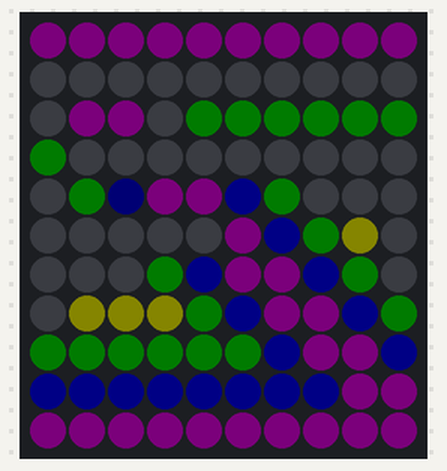
Simulated run of this sketch. Board: Arduino Nano, built with avr-gcc and run on an emulated ATmega328P. Parts: 10×11 RGB LED matrix (first LED top left, wired row by row). Dim RGB values are drawn brighter than linear; the local clock reads 2024-03-15 10:24:30 at power-on unless the sketch sets it.

Above: at 0.1 s.
At 30.1 s:
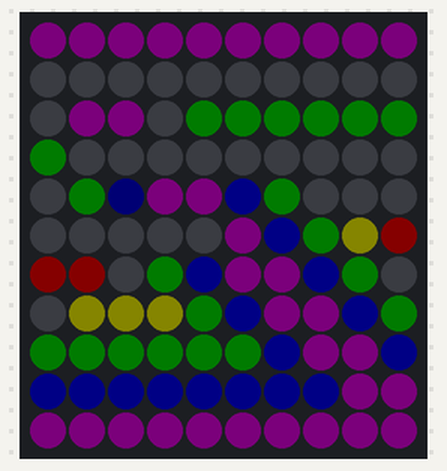

The sketch:

addressable_LED_display_clock.ino
```cpp
#include <RTClib.h>

#include <FastLED.h> // http://fastled.io/docs/3.1/functions.html

RTC_DS1307 rtc;

uint8_t start_month = (11 - 1);  // 0-11
uint8_t start_day = (17 - 1);  // 0-30
uint8_t start_hour = 22;  // 0-23
uint8_t start_minute = 18;  // 0-59
uint8_t start_second = 0;  // 0-59

uint64_t period_1s_ms = 1000ULL;  // must be at least 1

#define s_per_minute (60ULL)
#define s_per_hour (s_per_minute * 60ULL)
#define s_per_day (s_per_hour * 24ULL)
#define s_per_year (s_per_day * 365ULL)

#define for_range(counter, less_than) for (size_t counter = 0; counter < less_than; counter++)

#define WIDTH    10UL
#define HEIGHT   11UL
#define BOTTOM   0UL
#define LEFT     0UL
#define TOP      (HEIGHT - 1UL)
#define RIGHT    (WIDTH - 1UL)
#define NUM_LEDS (WIDTH * HEIGHT)

#define LED_PIN     2
#define BRIGHTNESS  32 // MAX 38 for 1A for 110 LEDs white, diode on nano USB 5V rated for 1A

CRGB leds[NUM_LEDS];
#define xy(x, y) (((x) % 2) ? (HEIGHT * ((x) + 1)) - (y) - 1 : (y) + (HEIGHT * (x))) // serpentine layout, origin at bottom left
#define led(x, y) leds[xy(x, y)]

CRGB on = CRGB::White;
CRGB off = CRGB::Black;
#define ledOn(x, y) led((x), (y)) = on
#define ledOff(x, y) led((x), (y)) = off
#define isLedOn(x, y) led((x), (y)) != off
#define isLedOff(x, y) led((x), (y)) == off

DateTime now;
DateTime year_start;
uint32_t s_this_year;
uint32_t s_this_month;
uint32_t s_this_day;
uint32_t s_this_hour;
uint32_t s_this_minute;
uint64_t ms_this_second;
uint64_t loop_millis;
uint64_t loop_seconds;
uint64_t prev_loop_seconds;
uint8_t month;
uint32_t days_per_month[12] = {31, 28, 31, 30, 31, 30, 31, 31, 30, 31, 30, 31};
uint32_t s_per_month[12];
#define n_leds(ring) (WIDTH - 2 * ring) * 2 + (HEIGHT - 2 * (ring + 1)) * 2
const uint8_t n_year_leds = n_leds(0);
const uint8_t n_month_leds = n_leds(1);
const uint8_t n_day_leds = n_leds(2);
const uint8_t n_hour_leds = n_leds(3);
const uint8_t n_minute_leds = n_leds(4);
CRGB * year_leds[n_year_leds] = {
  &led(5, 10), &led(6, 10), &led(7, 10), &led(8, 10), &led(9, 10),
  &led(9, 9), &led(9, 8), &led(9, 7), &led(9, 6), &led(9, 5), &led(9, 4), &led(9, 3), &led(9, 2), &led(9, 1), &led(9, 0),
  &led(8, 0), &led(7, 0), &led(6, 0), &led(5, 0), &led(4, 0), &led(3, 0), &led(2, 0), &led(1, 0), &led(0, 0),
  &led(0, 1), &led(0, 2), &led(0, 3), &led(0, 4), &led(0, 5), &led(0, 6), &led(0, 7), &led(0, 8), &led(0, 9), &led(0, 10),
  &led(1, 10), &led(2, 10), &led(3, 10), &led(4, 10)
};
CRGB * month_leds[n_month_leds] = {
  &led(5, 9), &led(6, 9), &led(7, 9), &led(8, 9),
  &led(8, 8), &led(8, 7), &led(8, 6), &led(8, 5), &led(8, 4), &led(8, 3), &led(8, 2), &led(8, 1),
  &led(7, 1), &led(6, 1), &led(5, 1), &led(4, 1), &led(3, 1), &led(2, 1), &led(1, 1),
  &led(1, 2), &led(1, 3), &led(1, 4), &led(1, 5), &led(1, 6), &led(1, 7), &led(1, 8), &led(1, 9),
  &led(2, 9), &led(3, 9), &led(4, 9)
};
CRGB * day_leds[n_day_leds] = {
  &led(5, 8), &led(6, 8), &led(7, 8),
  &led(7, 7), &led(7, 6), &led(7, 5), &led(7, 4), &led(7, 3), &led(7, 2),
  &led(6, 2), &led(5, 2), &led(4, 2), &led(3, 2), &led(2, 2),
  &led(2, 3), &led(2, 4), &led(2, 5), &led(2, 6), &led(2, 7), &led(2, 8),
  &led(3, 8), &led(4, 8)
};
CRGB * hour_leds[n_hour_leds] = {
  &led(5, 7), &led(6, 7),
  &led(6, 6), &led(6, 5), &led(6, 4), &led(6, 3),
  &led(5, 3), &led(4, 3), &led(3, 3),
  &led(3, 4), &led(3, 5), &led(3, 6), &led(3, 7),
  &led(4, 7)
};
CRGB * minute_leds[n_minute_leds] = {
  &led(5, 6),
  &led(5, 5), &led(5, 4),
  &led(4, 4),
  &led(4, 5), &led(4, 6)
};

void light_leds(CRGB **x_leds, const CRGB& colour, uint32_t seconds_this_x, uint32_t seconds_per_x, uint32_t n_x_leds, uint32_t s_this_day)
{
  static uint32_t led_i, intensity, intensity_timed, seconds_per_led, leds_to_light;
  static uint32_t intensity_max = 1000UL;
  static uint32_t intensity_min = intensity_max / 8UL;
  static CRGB colour_timed;

  seconds_per_led = seconds_per_x / n_x_leds;
  leds_to_light = (n_x_leds * seconds_this_x) / seconds_per_x;
  intensity_timed = map(
    (s_this_day < (s_per_day / 2UL) ? s_this_day : s_per_day - s_this_day),
    0UL, s_per_day / 2UL,
    intensity_min, intensity_max
  );
  colour_timed = CRGB(
    map(intensity_timed, 0UL, intensity_max, 0UL, colour.red),
    map(intensity_timed, 0UL, intensity_max, 0UL, colour.green),
    map(intensity_timed, 0UL, intensity_max, 0UL, colour.blue)
  );

  for (led_i = 0; led_i < leds_to_light; led_i++)
  {
    *x_leds[led_i] = colour_timed;
  }

  if (leds_to_light < n_x_leds)
  {
    intensity = map(seconds_this_x % seconds_per_led, 0UL, seconds_per_led - 1UL, 0UL, intensity_timed);
    intensity = (intensity * intensity) / intensity_timed;

    *x_leds[leds_to_light] = CRGB(
      map(intensity, 0UL, intensity_max, 0UL, colour.red),
      map(intensity, 0UL, intensity_max, 0UL, colour.green),
      map(intensity, 0UL, intensity_max, 0UL, colour.blue)
    );
  }
}

void setup()
{
  Serial.begin(115200);

  if (rtc.isrunning()) {
    rtc.adjust(DateTime(F(__DATE__), F(__TIME__)));
  }

  FastLED.addLeds<WS2811, LED_PIN, GRB>(leds, NUM_LEDS);
  randomSeed(analogRead(0));
  FastLED.setBrightness(BRIGHTNESS);

  for (month = 0; month < 12; month++)
  {
    s_per_month[month] = days_per_month[month] * s_per_day;
  }

  now = rtc.now();
  year_start = DateTime(now.year(), 1, 1, 0, 0, 0);
//  s_this_year = (now - year_start).totalseconds();

  s_this_year = start_day * s_per_day + start_hour * s_per_hour + start_minute * s_per_minute + start_second;
  for (month = 0; month < start_month; month++)
  {
    s_this_year += s_per_month[month];
  }
}

void loop()
{
  loop_millis = millis();
  loop_seconds = loop_millis / period_1s_ms;
  ms_this_second = loop_millis % period_1s_ms;

//  now = rtc.now();
//  if (now.year() != year_start.year())
//  {
//    year_start = DateTime(now.year(), 1, 1, 0, 0, 0);
//  }
//  s_this_year = (now - year_start).totalseconds();

  if (loop_seconds != prev_loop_seconds)
  {
    s_this_year = (s_this_year + 1) % s_per_year;
  }

  s_this_month = s_this_year;
  month = 0;
  while (s_this_month >= s_per_month[month])
  {
    s_this_month -= s_per_month[month];
    month++;
  }
  month--;
  s_this_day = s_this_year % s_per_day;
  s_this_hour = s_this_year % s_per_hour;
  s_this_minute = s_this_year % s_per_minute;

  clearLeds();

  light_leds(year_leds, CRGB::Purple, s_this_year, s_per_year, n_year_leds, s_this_day);
  light_leds(month_leds, CRGB::Blue, s_this_month, s_per_month[month], n_month_leds, s_this_day);
  light_leds(day_leds, CRGB::Green, s_this_day, s_per_day, n_day_leds, s_this_day);
  light_leds(hour_leds, CRGB::Yellow, s_this_hour, s_per_hour, n_hour_leds, s_this_day);
  light_leds(minute_leds, CRGB::Red, s_this_minute * period_1s_ms + ms_this_second, s_per_minute * period_1s_ms, n_minute_leds, s_this_day);

  FastLED.show();

  prev_loop_seconds = loop_seconds;

//  Serial.print(s_this_year);
//  Serial.print(":");
//  Serial.print(s_this_month);
//  Serial.print(":");
//  Serial.print(s_this_day);
//  Serial.print(":");
//  Serial.print(s_this_hour);
//  Serial.print(":");
//  Serial.print(s_this_minute);
//  Serial.print("\n");
}
```

letters.ino
```cpp
#include <FastLED.h> // http://fastled.io/docs/3.1/functions.html

typedef struct letter {
  char c;
  uint8_t lines[5];
  uint8_t width;
} letter_t;

#define makeLetter(ch, l1, l2, l3, l4, l5, w) {.c = ch, .lines = {0b##l5, 0b##l4, 0b##l3, 0b##l2, 0b##l1}, .width = w}

letter_t empty_letter = makeLetter('\0', 111, 111, 111, 111, 111, 3);
const letter_t letters[] = {
  makeLetter(' ', 0, 0, 0, 0, 0, 1),
  empty_letter, // !
  empty_letter, // "
  empty_letter, // #
  empty_letter, // $
  empty_letter, // %
  empty_letter, // &
  empty_letter, // '
  empty_letter, // (
  empty_letter, // )
  empty_letter, // *
  makeLetter('+', 000, 010, 111, 010, 000, 3),
  empty_letter, // ,
  empty_letter, // -
  empty_letter, // .
  empty_letter, // /
//  makeLetter('0', 010, 101, 101, 101, 010, 3),
//  makeLetter('1', 010, 010, 010, 010, 010, 3),
//  makeLetter('2', 110, 001, 010, 100, 111, 3),
//  makeLetter('3', 111, 001, 110, 001, 111, 3),
//  makeLetter('4', 101, 101, 111, 001, 001, 3),
//  makeLetter('5', 111, 100, 110, 001, 110, 3),
//  makeLetter('6', 011, 100, 110, 101, 010, 3),
//  makeLetter('7', 111, 001, 001, 001, 001, 3),
//  makeLetter('8', 010, 101, 010, 101, 111, 3),
//  makeLetter('9', 010, 101, 011, 001, 110, 3),
// --- dice numbers
  makeLetter('0', 000, 000, 000, 000, 000, 3),
  makeLetter('1', 000, 000, 010, 000, 000, 3),
  makeLetter('2', 000, 000, 101, 000, 000, 3),
  makeLetter('3', 000, 000, 111, 000, 000, 3),
  makeLetter('4', 000, 101, 000, 101, 000, 3),
  makeLetter('5', 000, 101, 010, 101, 000, 3),
  makeLetter('6', 000, 101, 101, 101, 000, 3),
  makeLetter('7', 000, 101, 111, 101, 000, 3),
  makeLetter('8', 000, 111, 101, 111, 000, 3),
  makeLetter('9', 000, 111, 111, 111, 000, 3),
// ---
  empty_letter, // :
  empty_letter, // ;
  empty_letter, // <
  empty_letter, // =
  empty_letter, // >
  makeLetter('?', 111, 001, 011, 000, 010, 3),
  empty_letter, // @
  makeLetter('A', 010, 101, 111, 101, 101, 3),
  makeLetter('B', 110, 101, 110, 101, 110, 3),
  makeLetter('C', 011, 100, 100, 100, 011, 3),
  makeLetter('D', 110, 101, 101, 101, 110, 3),
  makeLetter('E', 111, 100, 110, 100, 111, 3),
  makeLetter('F', 111, 100, 110, 100, 100, 3),
  makeLetter('G', 0111, 1000, 1011, 1001, 0111, 4),
  makeLetter('H', 101, 101, 111, 101, 101, 3),
  makeLetter('I', 111, 010, 010, 010, 111, 3),
  makeLetter('J', 011, 001, 001, 101, 011, 3),
  makeLetter('K', 1001, 1010, 1100, 1010, 1001, 4),
  makeLetter('L', 100, 100, 100, 100, 111, 3),
  makeLetter('M', 10001, 11011, 10101, 10001, 10001, 5),
  makeLetter('N', 10001, 11001, 10101, 10011, 10001, 5),
  makeLetter('O', 010, 101, 101, 101, 010, 3),
  makeLetter('P', 110, 101, 110, 100, 100, 3),
  makeLetter('Q', 01110, 10001, 10101, 10010, 01101, 5),
  makeLetter('R', 1110, 1001, 1110, 1010, 1001, 4),
  makeLetter('S', 0111, 1000, 0110, 0001, 1110, 4),
  makeLetter('T', 111, 010, 010, 010, 010, 3),
  makeLetter('U', 101, 101, 101, 101, 111, 3),
  makeLetter('V', 101, 101, 101, 101, 010, 3),
  makeLetter('W', 10001, 10001, 10101, 11011, 10001, 5),
  makeLetter('X', 101, 101, 010, 101, 101, 3),
  makeLetter('Y', 101, 101, 010, 010, 010, 3),
  makeLetter('Z', 11111, 00010, 00100, 01000, 11111, 5)
};
#define getLetter(ch) letters[(ch) - letters[0].c]

void clearLeds(void) {
  for_range(i, NUM_LEDS) {
    leds[i] = off;
  }
}

void drawLetter(char c, int16_t x, int16_t y, CRGB colour) {
  letter_t letter = getLetter(c);
  int16_t drawX, drawY;
  on = colour;

  for_range(column, letter.width) {
    for_range(line, 5) {
      if (letter.lines[line] & (1 << column)) {
        drawX = x + letter.width - 1 - column;
        drawY = y + line;

        if (drawX >= LEFT && drawX <= RIGHT && drawY >= BOTTOM && drawY <= TOP) {
          ledOn(drawX, drawY);
        }
      }
    }
  }
}

void drawString(String s, int16_t x, int16_t y, CRGB colour) {
  int16_t currentX = x;
  uint8_t currentIndex = 0;
  char currentChar = s[0];

  while (currentChar != '\0') {
//    Serial.println(currentChar);

    drawLetter(currentChar, currentX, y, colour);

    currentX += getLetter(currentChar).width + 1;

    currentIndex++;
    currentChar = s[currentIndex];
  }
}

uint16_t stringWidth(String s) {
  uint8_t currentIndex = 0;
  char currentChar = s[0];
  letter_t * letter_p;
  uint16_t total = 0;

  while (currentChar != '\0') {
    total += getLetter(currentChar).width + 1;
    currentIndex++;
    currentChar = s[currentIndex];
  }

  return total - 1;
}
```
